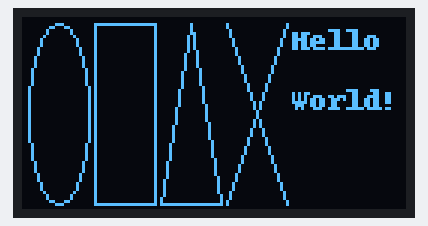
A program run on a simulated Raspberry Pi (BCM pin numbers). Parts: 128×64 one-colour display. At 0.2 s the program stops and its outputs stay as they are.

Above: at 0.3 s.

The program:

OLED_Shapes.py
```python
######################################################################
#       OLED_Shapes.py
#
# This program draw line, rectangle, oval and text on OLED module
######################################################################

import time
import Adafruit_SSD1306
from PIL import Image
from PIL import ImageDraw
from PIL import ImageFont

# Raspberry Pi pin configuration:
RST = 24
# 128x32 display with hardware I2C:
disp = Adafruit_SSD1306.SSD1306_128_64(rst=RST)

# Initialize library.
disp.begin()

# Clear display.
disp.clear()
disp.display()

# Create blank image for drawing.
# Make sure to create image with mode '1' for 1-bit color.
width = disp.width
height = disp.height
image = Image.new('1', (width, height))

# Get drawing object to draw on image.
draw = ImageDraw.Draw(image)

# Draw a black filled box to clear the image.
draw.rectangle((0, 0, width, height), outline = 0, fill = 0)

# Draw some shapes.
# First define some constants to allow easy resizing of shapes.
padding = 2
shapeWidth = 20
top = padding
bottom = height - padding
# Move left to right keeping track of the current x position for drawing shapes.
x = padding
# Draw an ellipse.
draw.ellipse((x, top , x + shapeWidth, bottom), outline = 255, fill = 0)
x += shapeWidth + padding
# Draw a rectangle.
draw.rectangle((x, top, x+shapeWidth, bottom), outline = 255, fill = 0)
x += shapeWidth + padding
# Draw a triangle.
draw.polygon([(x, bottom), (x + shapeWidth / 2, top), (x + shapeWidth, bottom)], outline = 255, fill = 0)
x += shapeWidth + padding
# Draw an X.
draw.line((x, bottom, x + shapeWidth, top), fill = 255)
draw.line((x, top, x + shapeWidth, bottom), fill = 255)
x += shapeWidth + padding

# Load default font.
font = ImageFont.load_default()

# Alternatively load a TTF font.  Make sure the .ttf font file is in the same directory as the python script!
# Some other nice fonts to try: http://www.dafont.com/bitmap.php
#font = ImageFont.truetype('Minecraftia.ttf', 8)

# Write two lines of text.
draw.text((x, top),    'Hello',  font = font, fill = 255)
draw.text((x, top+20), 'World!', font = font, fill = 255)

# Display image.
disp.image(image)
disp.display()
```
